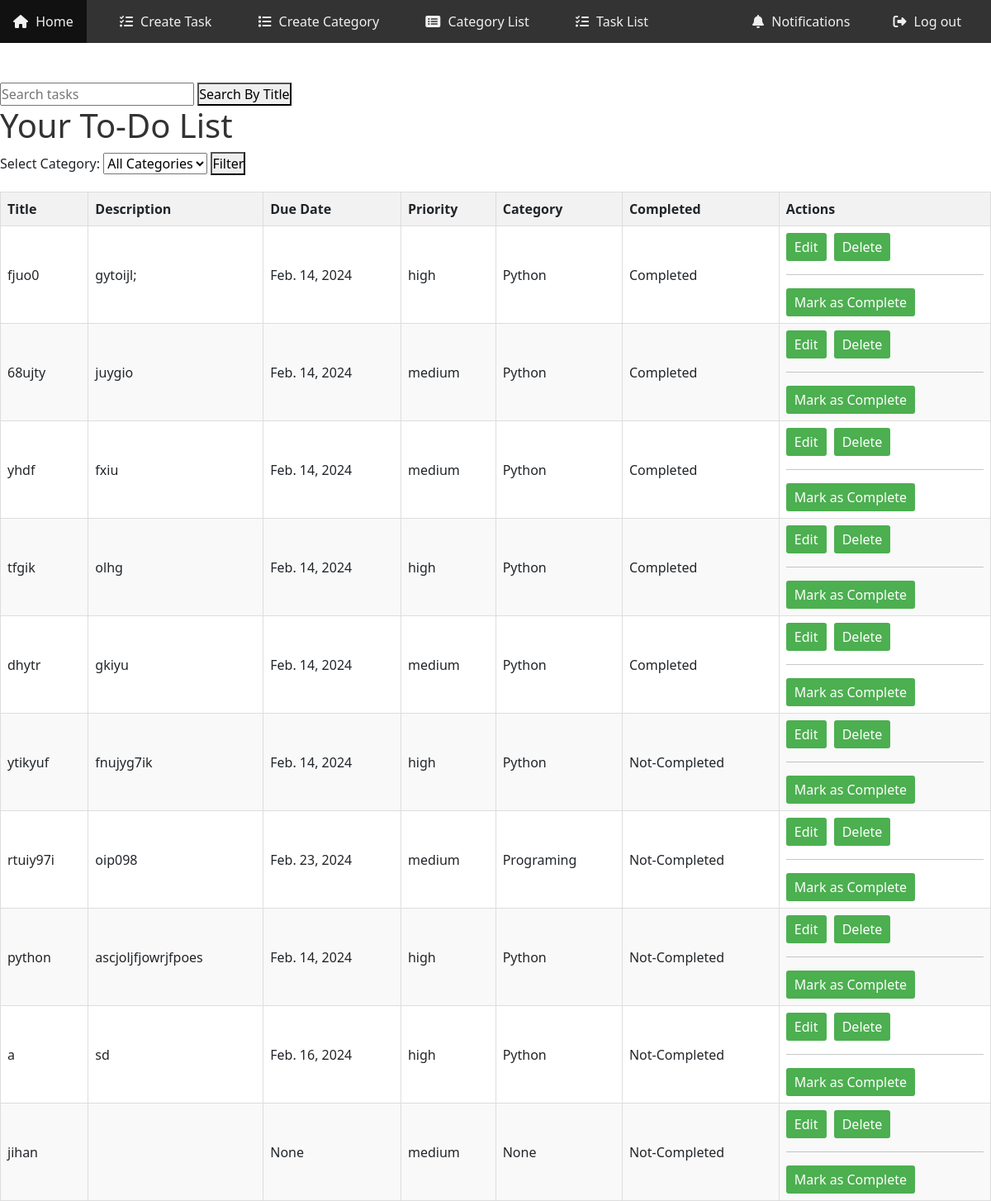
Page /searchTaskPage/ on the committed database.
### myApp/models.py (models this page shows, shortened)
class myTaskModel(models.Model):
    PRIORITY_CHOICES = [
        ('low', 'Low'),
        ('medium', 'Medium'),
        ('high', 'High'),
    ]
    title = models.CharField(max_length=200)
    description = models.TextField(blank=True, null=True)
    due_date = models.DateField(blank=True, null=True)
    priority = models.CharField(max_length=10, choices=PRIORITY_CHOICES, default='medium')
    completed = models.BooleanField(default=False)
    completed_date = models.DateTimeField(null=True, blank=True)
    notes = models.TextField(blank=True, null=True)
    category = models.ForeignKey(TaskCategory, on_delete=models.SET_NULL, blank=True, null=True)
    user = models.ForeignKey(Custom_User, on_delete=models.CASCADE)
    upcoming_tasks = models.BooleanField(default=True)

class TaskCategory(models.Model):
    name = models.CharField(max_length=50)
    user = models.ForeignKey(Custom_User, on_delete=models.CASCADE)
    def __str__(self):
        return self.name

### myProject/views.py (the view)
# urls.py: path('searchTaskPage/', searchTaskPage, name='searchTaskPage'),
def searchTaskPage(request):
    category_filter = request.GET.get('category', '')
    search_query = request.GET.get('search', '')
    tasks = myTaskModel.objects.all()
    if category_filter:
        tasks = tasks.filter(category__id=category_filter)
    if search_query:
        tasks = tasks.filter(Q(title__icontains=search_query) | Q(description__icontains=search_query))
    categories = TaskCategory.objects.all()
    return render(request, 'searchTaskPage.html', {'tasks': tasks, 'categories': categories})

### template/searchTaskPage.html (shortened to what this page needs)
{% include "navbar.html" %}
  {% block content %}
<div class="search-box">
    <form method="get" action="{% url 'searchTaskPage' %}">
        <input type="text" name="search" placeholder="Search tasks">
        <button type="submit">Search By Title</button>
    </form>
</div>
    <h1>Your To-Do List</h1>
    <div>
        <form method="get" action="{% url 'searchTaskPage' %}">
            <label for="category-filter">Select Category:</label>
            <select id="category-filter" name="category">
                <option value="">All Categories</option>
            </select>
            <button type="submit">Filter</button>
        </form>
    </div>
    <table class="task-table">
        <thead>
            <tr>
                <th>Title</th>
                <th>Description</th>
                <th>Due Date</th>
                <th>Priority</th>
                <th>Category</th>
                <th>Completed</th>
                <th>Actions</th>
            </tr>
        </thead>
        <tbody>
            {% for task in tasks %}
                <tr>
                    <td>{{ task.title }}</td>
                    <td>{{ task.description }}</td>
                    <td>{{ task.due_date }}</td>
                    <td>{{ task.priority }}</td>
                    <td>{{task.category}}</td>
                    <td>{% if task.completed %}Completed{% else %}Not-Completed{% endif %}</td>
                    <td>
                        <a href="{% url 'taskEditPage' task.id %}">Edit</a>
                        <a href="{% url 'taskDeletePage' task.id %}">Delete</a>
                        <hr>
                        <a href="{% url 'TaskCompleteViewPage' task.id %}">Mark as Complete</a>
                    </td>
                </tr>
            {% endfor %}
        </tbody>
    </table>
    {% endblock content %}

### template/navbar.html (shortened to what this page needs)
{% load static %}
{% load notifications_tags %}
<!DOCTYPE html>
<html lang="en">
<head>
    <link href="https://cdn.jsdelivr.net/npm/bootstrap@5.3.0-alpha1/dist/css/bootstrap.min.css" rel="stylesheet">
    <link href="https://cdn.jsdelivr.net/npm/@fortawesome/fontawesome-free@6.0.0-alpha2/css/all.min.css" rel="stylesheet">
    <link rel="stylesheet" type="text/css" href="./icofont.min.css">
    <link rel="stylesheet" href="myProjects/webProject/icofont/css/icofont.min.css">
    <link rel="stylesheet" href="https://cdnjs.cloudflare.com/ajax/libs/font-awesome/6.5.1/css/all.min.css" />
</head>
<body>
<nav>
    <ul>
        <li><a class="active" href="{% url "dashBoardPage" %}"><i class="fas fa-home"></i> Home</a></li>
        <li><a class="active" href="{% url "create_taskPage" %}"><i class="fas fa-tasks"></i> Create Task</a></li>
        <li><a class="active" href="{% url "create_categoryPage" %}"><i class="fas fa-list"></i> Create Category</a></li>
        <li><a class="active" href="{% url "Category_List" %}"><i class="fas fa-list-alt"></i> Category List</a></li>
        <li><a class="active" href="{% url "task_listPage" %}"><i class="fas fa-tasks"></i> Task List</a></li>
        <li style="float:right"><a class="active" href="{% url "logoutPage" %}"><i class="fas fa-sign-out-alt"></i> Log out</a></li>
        <li style="float:right"><a class="active" href="{% url "notifications_page" %}"><i class="fas fa-bell notification-icon"></i> Notifications</a></li>
    </ul>
</nav>
</body>
</html>

### template/navbar.html (style rules this page uses)
* { margin: 0; padding: 0; box-sizing: border-box; }
nav { background-color: #333; overflow: hidden; }
nav ul { list-style-type: none; margin: 0; padding: 0; overflow: hidden; }
nav ul li { display: inline-block; margin-right: 20px; position: relative; }
nav ul li a { display: block; color: #f0f0f0; text-align: center; padding: 14px 16px; text-decoration: none; }
nav ul li a i { margin-right: 5px; }
.notification-icon { position: relative; }

### template/searchTaskPage.html (style rules this page uses)
h1 { color: #333; }
.task-table { width: 100%; border-collapse: collapse; margin-top: 20px; }
.task-table th, .task-table td { border: 1px solid #ddd; padding: 8px; text-align: left; }
.task-table th { background-color: #f2f2f2; }
.task-table tbody tr:nth-child(even) { background-color: #f9f9f9; }
.task-table a { display: inline-block; margin-right: 5px; padding: 5px 10px; text-decoration: none; background-color: #4caf50; color: #fff; border-radius: 3px; transition: background-color 0.3s; }

### rows in the picture
myTaskModel: title "fjuo0", description "gytoijl;", due_date "Feb. 14, 2024", priority "high", category "Python", completed "Completed"
myTaskModel: title "68ujty", description "juygio", due_date "Feb. 14, 2024", priority "medium", category "Python", completed "Completed"
myTaskModel: title "yhdf", description "fxiu", due_date "Feb. 14, 2024", priority "medium", category "Python", completed "Completed"
myTaskModel: title "tfgik", description "olhg", due_date "Feb. 14, 2024", priority "high", category "Python", completed "Completed"
myTaskModel: title "dhytr", description "gkiyu", due_date "Feb. 14, 2024", priority "medium", category "Python", completed "Completed"
myTaskModel: title "ytikyuf", description "fnujyg7ik", due_date "Feb. 14, 2024", priority "high", category "Python", completed "Not-Completed"
myTaskModel: title "rtuiy97i", description "oip098", due_date "Feb. 23, 2024", priority "medium", category "Programing", completed "Not-Completed"
myTaskModel: title "python", description "ascjoljfjowrjfpoes", due_date "Feb. 14, 2024", priority "high", category "Python", completed "Not-Completed"
myTaskModel: title "a", description "sd", due_date "Feb. 16, 2024", priority "high", category "Python", completed "Not-Completed"
myTaskModel: title "jihan", due_date "None", priority "medium", category "None", completed "Not-Completed"
